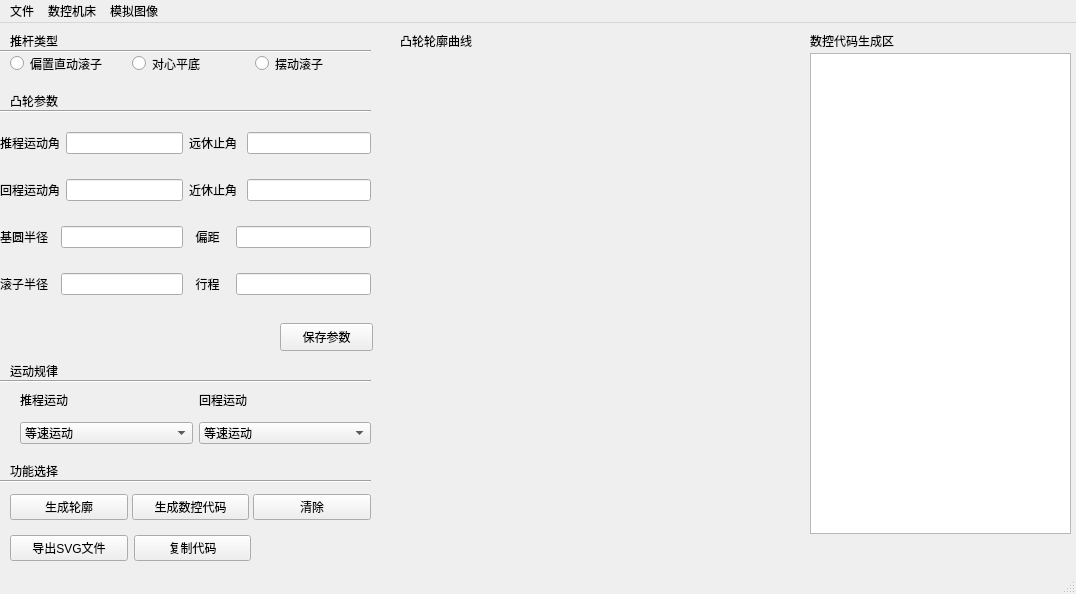
<?xml version="1.0" encoding="UTF-8"?>
<ui version="4.0">
 <class>MainWindow</class>
 <widget class="QMainWindow" name="MainWindow">
  <property name="geometry">
   <rect>
    <x>0</x>
    <y>0</y>
    <width>1076</width>
    <height>594</height>
   </rect>
  </property>
  <property name="windowTitle">
   <string>MainWindow</string>
  </property>
  <widget class="QWidget" name="centralwidget">
   <widget class="QPushButton" name="pushButton">
    <property name="geometry">
     <rect>
      <x>280</x>
      <y>300</y>
      <width>93</width>
      <height>28</height>
     </rect>
    </property>
    <property name="text">
     <string>保存参数</string>
    </property>
   </widget>
   <widget class="QTextEdit" name="textEdit">
    <property name="geometry">
     <rect>
      <x>810</x>
      <y>30</y>
      <width>261</width>
      <height>481</height>
     </rect>
    </property>
   </widget>
   <widget class="QLabel" name="label_11">
    <property name="geometry">
     <rect>
      <x>810</x>
      <y>10</y>
      <width>111</width>
      <height>16</height>
     </rect>
    </property>
    <property name="text">
     <string>数控代码生成区</string>
    </property>
   </widget>
   <widget class="Line" name="line">
    <property name="geometry">
     <rect>
      <x>0</x>
      <y>20</y>
      <width>371</width>
      <height>16</height>
     </rect>
    </property>
    <property name="lineWidth">
     <number>1</number>
    </property>
    <property name="orientation">
     <enum>Qt::Horizontal</enum>
    </property>
   </widget>
   <widget class="QLabel" name="label_12">
    <property name="geometry">
     <rect>
      <x>10</x>
      <y>10</y>
      <width>72</width>
      <height>15</height>
     </rect>
    </property>
    <property name="lineWidth">
     <number>2</number>
    </property>
    <property name="text">
     <string>推杆类型</string>
    </property>
   </widget>
   <widget class="Line" name="line_2">
    <property name="geometry">
     <rect>
      <x>0</x>
      <y>80</y>
      <width>371</width>
      <height>16</height>
     </rect>
    </property>
    <property name="orientation">
     <enum>Qt::Horizontal</enum>
    </property>
   </widget>
   <widget class="QLabel" name="label_13">
    <property name="geometry">
     <rect>
      <x>10</x>
      <y>70</y>
      <width>72</width>
      <height>15</height>
     </rect>
    </property>
    <property name="lineWidth">
     <number>2</number>
    </property>
    <property name="text">
     <string>凸轮参数</string>
    </property>
   </widget>
   <widget class="Line" name="line_3">
    <property name="geometry">
     <rect>
      <x>0</x>
      <y>350</y>
      <width>371</width>
      <height>16</height>
     </rect>
    </property>
    <property name="orientation">
     <enum>Qt::Horizontal</enum>
    </property>
   </widget>
   <widget class="QLabel" name="label_14">
    <property name="geometry">
     <rect>
      <x>10</x>
      <y>340</y>
      <width>72</width>
      <height>15</height>
     </rect>
    </property>
    <property name="text">
     <string>运动规律</string>
    </property>
   </widget>
   <widget class="Line" name="line_4">
    <property name="geometry">
     <rect>
      <x>0</x>
      <y>450</y>
      <width>371</width>
      <height>16</height>
     </rect>
    </property>
    <property name="orientation">
     <enum>Qt::Horizontal</enum>
    </property>
   </widget>
   <widget class="QWidget" name="layoutWidget">
    <property name="geometry">
     <rect>
      <x>0</x>
      <y>90</y>
      <width>371</width>
      <height>201</height>
     </rect>
    </property>
    <layout class="QHBoxLayout" name="horizontalLayout_9">
     <item>
      <layout class="QVBoxLayout" name="verticalLayout">
       <item>
        <layout class="QHBoxLayout" name="horizontalLayout">
         <item>
          <widget class="QLabel" name="label">
           <property name="text">
            <string>推程运动角</string>
           </property>
          </widget>
         </item>
         <item>
          <widget class="QLineEdit" name="tsport_angle">
           <property name="text">
            <string/>
           </property>
          </widget>
         </item>
        </layout>
       </item>
       <item>
        <layout class="QHBoxLayout" name="horizontalLayout_3">
         <item>
          <widget class="QLabel" name="label_3">
           <property name="text">
            <string>回程运动角</string>
           </property>
          </widget>
         </item>
         <item>
          <widget class="QLineEdit" name="hsort_angle"/>
         </item>
        </layout>
       </item>
       <item>
        <layout class="QHBoxLayout" name="horizontalLayout_5">
         <item>
          <widget class="QLabel" name="label_5">
           <property name="text">
            <string>基圆半径  </string>
           </property>
          </widget>
         </item>
         <item>
          <widget class="QLineEdit" name="yradius"/>
         </item>
        </layout>
       </item>
       <item>
        <layout class="QHBoxLayout" name="horizontalLayout_7">
         <item>
          <widget class="QLabel" name="label_7">
           <property name="text">
            <string>滚子半径  </string>
           </property>
          </widget>
         </item>
         <item>
          <widget class="QLineEdit" name="gradius"/>
         </item>
        </layout>
       </item>
      </layout>
     </item>
     <item>
      <layout class="QVBoxLayout" name="verticalLayout_2">
       <item>
        <layout class="QHBoxLayout" name="horizontalLayout_2">
         <item>
          <widget class="QLabel" name="label_2">
           <property name="text">
            <string>远休止角 </string>
           </property>
          </widget>
         </item>
         <item>
          <widget class="QLineEdit" name="far_angle"/>
         </item>
        </layout>
       </item>
       <item>
        <layout class="QHBoxLayout" name="horizontalLayout_4">
         <item>
          <widget class="QLabel" name="label_4">
           <property name="text">
            <string>近休止角 </string>
           </property>
          </widget>
         </item>
         <item>
          <widget class="QLineEdit" name="near_angle"/>
         </item>
        </layout>
       </item>
       <item>
        <layout class="QHBoxLayout" name="horizontalLayout_6">
         <item>
          <widget class="QLabel" name="label_6">
           <property name="text">
            <string>  偏距   </string>
           </property>
          </widget>
         </item>
         <item>
          <widget class="QLineEdit" name="offset">
           <property name="enabled">
            <bool>true</bool>
           </property>
           <property name="frame">
            <bool>true</bool>
           </property>
          </widget>
         </item>
        </layout>
       </item>
       <item>
        <layout class="QHBoxLayout" name="horizontalLayout_8">
         <item>
          <widget class="QLabel" name="label_8">
           <property name="text">
            <string>  行程   </string>
           </property>
          </widget>
         </item>
         <item>
          <widget class="QLineEdit" name="journey"/>
         </item>
        </layout>
       </item>
      </layout>
     </item>
    </layout>
   </widget>
   <widget class="QWidget" name="layoutWidget">
    <property name="geometry">
     <rect>
      <x>10</x>
      <y>30</y>
      <width>361</width>
      <height>21</height>
     </rect>
    </property>
    <layout class="QHBoxLayout" name="horizontalLayout_10">
     <item>
      <widget class="QRadioButton" name="radioButton">
       <property name="text">
        <string>偏置直动滚子</string>
       </property>
      </widget>
     </item>
     <item>
      <widget class="QRadioButton" name="radioButton_2">
       <property name="text">
        <string>对心平底</string>
       </property>
      </widget>
     </item>
     <item>
      <widget class="QRadioButton" name="radioButton_3">
       <property name="text">
        <string>摆动滚子</string>
       </property>
      </widget>
     </item>
    </layout>
   </widget>
   <widget class="QWidget" name="layoutWidget">
    <property name="geometry">
     <rect>
      <x>10</x>
      <y>470</y>
      <width>361</width>
      <height>32</height>
     </rect>
    </property>
    <layout class="QHBoxLayout" name="horizontalLayout_11">
     <property name="spacing">
      <number>4</number>
     </property>
     <property name="bottomMargin">
      <number>3</number>
     </property>
     <item>
      <widget class="QPushButton" name="pushButton_3">
       <property name="text">
        <string>生成轮廓</string>
       </property>
      </widget>
     </item>
     <item>
      <widget class="QPushButton" name="pushButton_4">
       <property name="text">
        <string>生成数控代码</string>
       </property>
      </widget>
     </item>
     <item>
      <widget class="QPushButton" name="pushButton_2">
       <property name="text">
        <string>清除</string>
       </property>
      </widget>
     </item>
    </layout>
   </widget>
   <widget class="QWidget" name="layoutWidget">
    <property name="geometry">
     <rect>
      <x>20</x>
      <y>360</y>
      <width>351</width>
      <height>61</height>
     </rect>
    </property>
    <layout class="QVBoxLayout" name="verticalLayout_3">
     <item>
      <layout class="QHBoxLayout" name="horizontalLayout_12">
       <item>
        <widget class="QLabel" name="label_9">
         <property name="text">
          <string>推程运动</string>
         </property>
        </widget>
       </item>
       <item>
        <widget class="QLabel" name="label_10">
         <property name="text">
          <string>回程运动</string>
         </property>
        </widget>
       </item>
      </layout>
     </item>
     <item>
      <layout class="QHBoxLayout" name="horizontalLayout_13">
       <item>
        <widget class="QComboBox" name="comboBox">
         <item>
          <property name="text">
           <string>等速运动</string>
          </property>
         </item>
         <item>
          <property name="text">
           <string>等加速等减速</string>
          </property>
         </item>
         <item>
          <property name="text">
           <string>五次多项式</string>
          </property>
         </item>
         <item>
          <property name="text">
           <string>余弦加速度</string>
          </property>
         </item>
         <item>
          <property name="text">
           <string>正弦加速度</string>
          </property>
         </item>
        </widget>
       </item>
       <item>
        <widget class="QComboBox" name="comboBox_2">
         <item>
          <property name="text">
           <string>等速运动</string>
          </property>
         </item>
         <item>
          <property name="text">
           <string>等加速等减速</string>
          </property>
         </item>
         <item>
          <property name="text">
           <string>五次多项式</string>
          </property>
         </item>
         <item>
          <property name="text">
           <string>余弦加速度</string>
          </property>
         </item>
         <item>
          <property name="text">
           <string>正弦加速度</string>
          </property>
         </item>
        </widget>
       </item>
      </layout>
     </item>
    </layout>
   </widget>
   <widget class="QLabel" name="label_15">
    <property name="geometry">
     <rect>
      <x>400</x>
      <y>10</y>
      <width>101</width>
      <height>16</height>
     </rect>
    </property>
    <property name="lineWidth">
     <number>2</number>
    </property>
    <property name="text">
     <string>凸轮轮廓曲线</string>
    </property>
   </widget>
   <widget class="QLabel" name="label_16">
    <property name="geometry">
     <rect>
      <x>10</x>
      <y>440</y>
      <width>72</width>
      <height>15</height>
     </rect>
    </property>
    <property name="text">
     <string>功能选择</string>
    </property>
   </widget>
   <widget class="QWidget" name="layoutWidget">
    <property name="geometry">
     <rect>
      <x>10</x>
      <y>510</y>
      <width>241</width>
      <height>30</height>
     </rect>
    </property>
    <layout class="QHBoxLayout" name="horizontalLayout_14">
     <item>
      <widget class="QPushButton" name="pushButton_SVG">
       <property name="text">
        <string>导出SVG文件</string>
       </property>
      </widget>
     </item>
     <item>
      <widget class="QPushButton" name="pushButton_5">
       <property name="text">
        <string>复制代码</string>
       </property>
      </widget>
     </item>
    </layout>
   </widget>
  </widget>
  <widget class="QMenuBar" name="menubar">
   <property name="geometry">
    <rect>
     <x>0</x>
     <y>0</y>
     <width>1076</width>
     <height>26</height>
    </rect>
   </property>
   <widget class="QMenu" name="menu">
    <property name="title">
     <string>文件</string>
    </property>
    <addaction name="separator"/>
    <addaction name="actionasdascascas"/>
    <addaction name="action_3"/>
    <addaction name="action_4"/>
    <addaction name="action_SVG"/>
   </widget>
   <widget class="QMenu" name="menu_2">
    <property name="title">
     <string>模拟图像</string>
    </property>
   </widget>
   <widget class="QMenu" name="menuNC">
    <property name="title">
     <string>数控机床</string>
    </property>
    <addaction name="actionNC"/>
    <addaction name="action_export"/>
   </widget>
   <addaction name="menu"/>
   <addaction name="menuNC"/>
   <addaction name="menu_2"/>
  </widget>
  <widget class="QStatusBar" name="statusbar"/>
  <action name="actionasdascascas">
   <property name="text">
    <string>打开文件</string>
   </property>
  </action>
  <action name="action_3">
   <property name="text">
    <string>保存</string>
   </property>
  </action>
  <action name="action_4">
   <property name="text">
    <string>另存为</string>
   </property>
  </action>
  <action name="action_SVG">
   <property name="text">
    <string>输出SVG文件</string>
   </property>
  </action>
  <action name="actionNC">
   <property name="text">
    <string>数控机床参数设置</string>
   </property>
  </action>
  <action name="action_export">
   <property name="text">
    <string>导出数控代码</string>
   </property>
  </action>
 </widget>
 <resources/>
 <connections/>
</ui>
